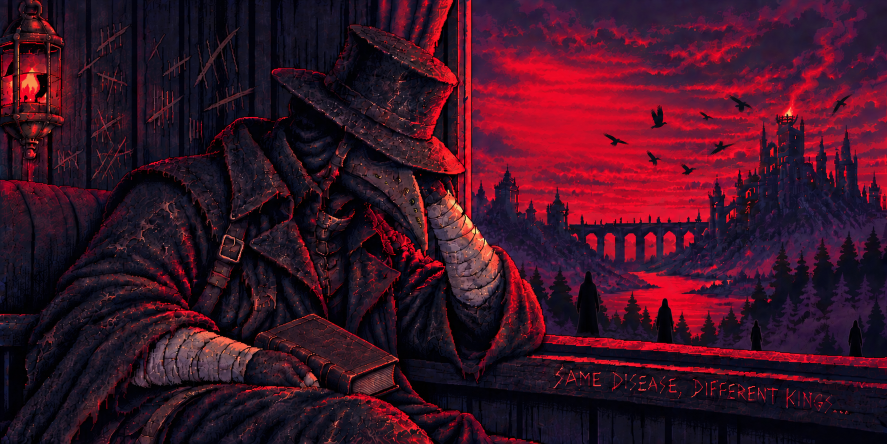
#> input picture piskel_frames/plague-doctor/f02-new.png, 1774 x 887 px (shown at 1/2 size)
$ python build6.py
#> lines starting #> are read from the running program, lines starting #| are printed output that depends on the picture
#!/usr/bin/env python3
"""
Build six looping frames from the three plates. Nothing here is generated.

WHAT IS NOT HERE, AND WHY. A synthetic treeline scroll was attempted three times
and abandoned. The foreground is not a clean rectangular band: the sill slopes
through it and belongs to the carriage, not the landscape, and the doctor's
shoulder overlaps the window at those rows. Every rectangle that captures the
trees also captures something that must not move, and it tears. Two real travel
positions are not enough to synthesise six.

So the loop is a cinemagraph, which is the right form for a 3-second badge anyway:
he sleeps while the world stirs around him. Everything below is seam-free.

  cloth    period 2  - watchers alternate between the still (f02) and streaming
                       (f03) plates: same figures, same places, only the cloth
  crows    period 6  - a wingbeat cycled from sprites harvested across all plates,
                       drifting on an arc and scaling with distance
  beacon   period 3  - interpolated between two real flame sizes (area 295 -> 152)
  lantern  period 2  - guttering, a different period so the loop reads longer
  gleam    period 6  - crimson interior breath; carving glow breathes with it
"""
import numpy as np, cv2, os, json
from PIL import Image
import frametest as FT

W, H, N = 1774, 887, 6
A2 = np.array(Image.open('f02-new.png').convert('RGB')).astype(np.float32)
A3 = np.array(Image.open('f03-raw.png').convert('RGB')).astype(np.float32)
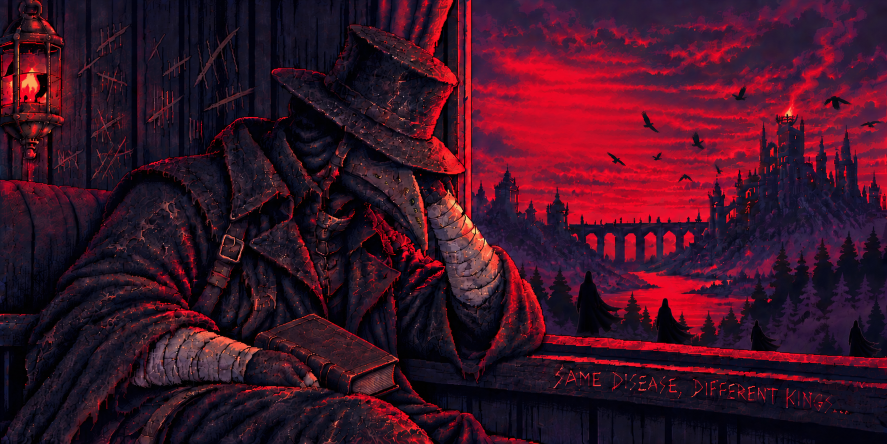
#> input picture piskel_frames/plague-doctor/f03-raw.png, 1774 x 887 px (shown at 1/2 size)
A1 = np.array(Image.open('f01-new.png').convert('RGB')).astype(np.float32)
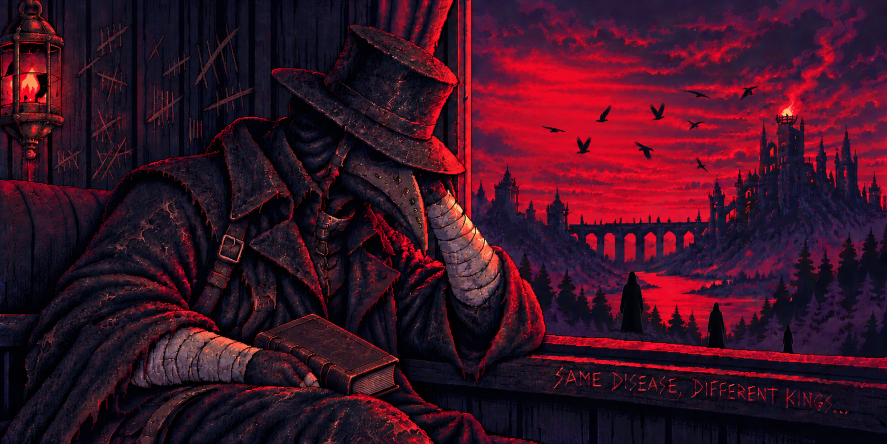
#> input picture piskel_frames/plague-doctor/f01-new.png, 1774 x 887 px (shown at 1/2 size)
#> (the run stopped early here; a loop or call above may not have finished)
